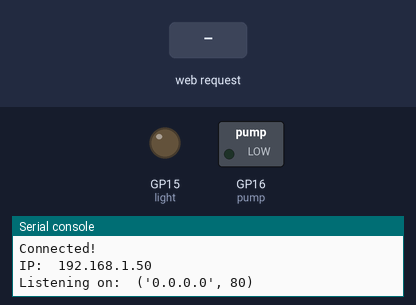
This program was run on a simulated Raspberry Pi Pico running MicroPython. Shown: switched loads named in the program (green lamp = pin HIGH), output pins drawn as LEDs (lit = HIGH), the last lines printed to the serial console. The inputs (shaded band) are chosen by the test bench. WiFi joins after 1.5 s.

Above: at 3.2 s.
3.3 s: HTTP request GET /pumpon received
At 4.5 s:
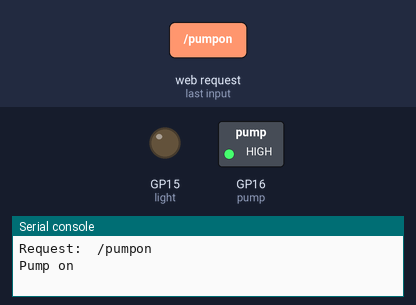
4.8 s: HTTP request GET /lighton received
At 5.9 s:
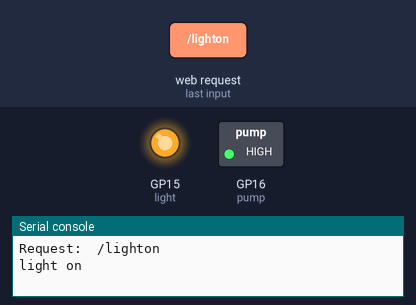
6.3 s: HTTP request GET /pumpoff received
At 7.0 s:
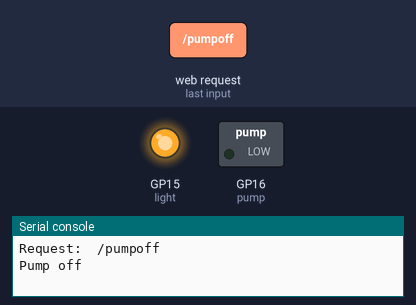
Timing chart, 0 to 9.3 s (numbered marks = the images above; inputs shaded):
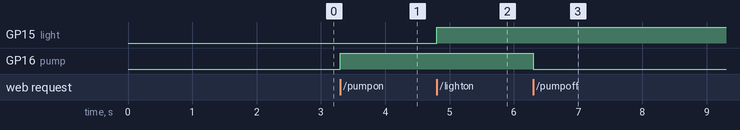

Measured:
- after the input at 3.3 s, GP16 (pump): LOW → HIGH at once
- after the input at 4.8 s, GP15 (light): LOW → HIGH at once
- after the input at 6.3 s, GP16 (pump): HIGH → LOW at once

The program:

picoWebServer_with_file_read.py
```python
import network
import socket
import time
import random
from machine import Pin, ADC, I2C
from stemma_soil_sensor import StemmaSoilSensor

SDA_PIN = 4 # GPIO 4
SCL_PIN = 5 # GPIO 5

'''
i2c = I2C(0, sda=Pin(SDA_PIN), scl=Pin(SCL_PIN), freq=400000)

time.sleep(2)
stemma_soil_sensor = StemmaSoilSensor(i2c)
seesaw = stemma_soil_sensor # Data Sheet = ~200 (very dry) to ~2000 (very wet) 1015 = Wet, 331 = Dry
time.sleep(2)
'''

pump = Pin(16, Pin.OUT)
pump.value(0)
pump_state = False

light = Pin(15, Pin.OUT)
light.value(0)
light_state = False

photo_res = ADC(Pin(27))
garden_state = True
garden_state_readable = "Automated"


ssid = "Droid"
password = "password123"

def webpage(pump_state, garden_state, garden_state_readable, moisture):
    if not garden_state:
        manual_mode_html = ''
        with open("manual_mode.html", "r") as file:
            for line in file:
                manual_mode_html += line

            print(manual_mode_html)

        manual_mode_html = manual_mode_html.format(pump_state=pump_state, light_state=light_state, garden_state=garden_state)
        return str(manual_mode_html)

    else:
        manual_mode_html = ""

    html = f'''<!DOCTYPE html>
<html lang="en">
<head>
    <meta charset="UTF-8">
    <meta name="viewport" content="width=device-width, initial-scale=1.0">
    <title>Indoor Garden</title>
</head>
<body>
    <br>
    <h1 id="title">Welcome to your Indoor Garden!</h1>
    <br>
    <div class="operation-mode">
        <h3>Current Operation mode: {garden_state_readable}</h3>
        <a href="automated"><button class="btn">Automated</button></a>
        <a href="manual"><button class="btn">Manual</button></a>
        <h2 id="moisture-value">Moisture {moisture}</h2>
    </div>
    <button onclick="loadMoistureValue()"> LOAD MOISTURE </button>

    {manual_mode_html}

</body>

<style>
    :root{{
        --brown: #8D6E63;
        --light-green: #52d656;
        --dark-green: #219c27;
    }}

    .box1{{
        display: inline-block;
        border-color: #388E3C;
        border-width: 2px;
        border-style: double;
        padding: 10px;
        margin-right: 20px;
    }}

    .box2{{
        display: inline-block;
        border-color: #388E3C;
        border-width: 2px;
        border-style: double;
        padding: 10px;
        margin-left: 20px;

    }}

    body{{
        background-color: var(--brown);
    }}

    .operation-mode{{
        background-color: var(--light-green);
        margin-left: 20%;
        margin-right: 20%;
        text-align: center;
        padding: 20px;
        border-color: #9aff9d;
        border-width: 2px;
        border-style: dashed;
    }}

    #title{{
        text-align: center;
        color: whitesmoke;
        text-shadow: 5px 5px 3px #000000;
    }}

    .btn{{
        border-radius: 50%;
        padding: 10px;
        border-color: #388E3C;
        background-color: var(--dark-green)
    }}
</style>
<script>
function loadMoistureValue(){{
    const xhttp = new XMLHttpRequest();
    xhttp.onload = function() {{
        document.getElementById("moisture-value").innerHTML = this.responseText;

    }}
    xhttp.open("GET", "/moisture", true);
    xhttp.send();
}}


</script>
</html>
    '''

    return str(html)


wlan = network.WLAN(network.STA_IF)
wlan.active(True)
wlan.connect(ssid, password)


connection_timeout = 10

while connection_timeout > 0:
    if wlan.status() >= 3:
        break
    connection_timeout -= 1
    print("Attempting to connect to wifi!")
    time.sleep(1)


if wlan.status() != 3:
    raise RuntimeError("Could not connect... :(")
else:
    print("Connected!")
    network_information = wlan.ifconfig()
    print("IP: ", network_information[0])

address = socket.getaddrinfo('0.0.0.0', 80)[0][-1]
s = socket.socket()
s.setsockopt(socket.SOL_SOCKET, socket.SO_REUSEADDR, 1)
s.bind(address)
s.listen()

print("Listening on: ", address)

while True:
    try:
        conn, address = s.accept()
        print("Got connection from: ", address)

        request = str(conn.recv(1024))
        print("Req content: ", request)

        try:
            request = request.split()[1]
            print("Request: ", request)
        except IndexError:
            pass

        if request == "/pumpon":
            pump.value(1)
            print("Pump on")
            pump_state = True

        elif request == "/pumpoff":
            pump.value(0)
            print("Pump off")
            pump_state = False

        elif request == "/lighton":
            light.value(1)
            print("light on")
            light_state = True

        elif request == "/lightoff":
            light.value(0)
            print("light off")
            light_state = False

        elif request == "/automated":
            print("running in automated mode")
            garden_state = True
            garden_state_readable = "Automated"

        elif request == "/manual":
            print("Running in manual mode")
            garden_state = False
            garden_state_readable = "Manual"
            '''
        elif request == "/moisture":
            moisture = seesaw.get_moisture()
            temperature = seesaw.get_temp()
            resp = (str(moisture))
            conn.send('HTTP/1.0 200 OK\r\nContent-type: text/html\r\n\r\n')
            conn.send(resp)
            conn.close()
            '''


        resp = webpage(pump_state, garden_state, garden_state_readable, 0)
        conn.send('HTTP/1.0 200 OK\r\nContent-type: text/html\r\n\r\n')
        conn.send(resp)
        conn.close()


    except OSError as e:
        conn.close()
        print("Connection closed")
```
